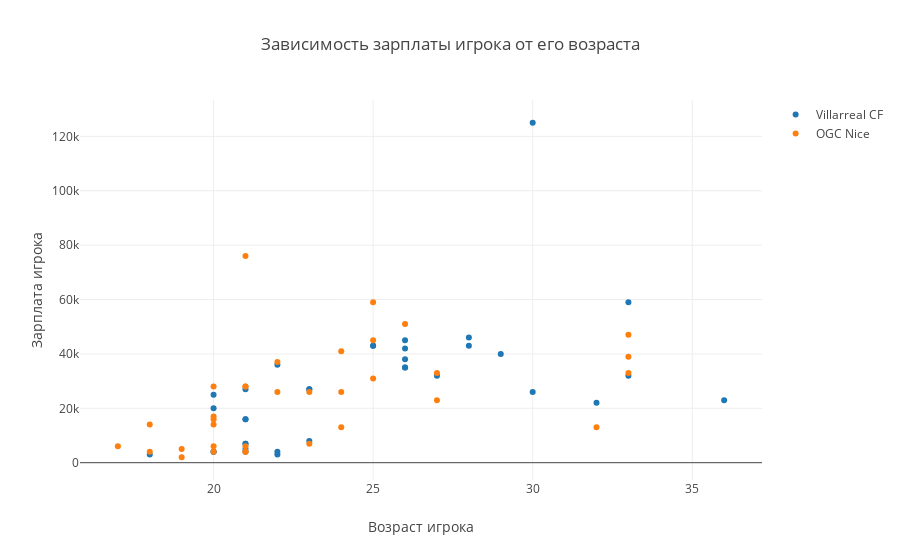

The code cell stored with this chart in its notebook:
### Code cell
"""Зависимость зарплаты игрока от его возраста по 2м самым большим командам
Показывает в какой зависимости от возраста 2 самые большие команды платят своим игрокам
"""
clubs = df.groupby('Club').size().reset_index(name='counts').sort_values('counts', ascending=False).reset_index()
first_club = df[df.Club == clubs.iloc[0].Club]
second_club = df[df.Club == clubs.iloc[1].Club]
trace1 = go.Scatter(
    x=first_club.Age, 
    y=first_club.Wage, 
    name = clubs.iloc[0].Club, 
    mode='markers',
    text=first_club.Name
)
trace2 = go.Scatter(
    x=second_club.Age, 
    y=second_club.Wage, 
    name = clubs.iloc[1].Club, 
    mode='markers',
    text=second_club.Name
)
data = [trace1, trace2]
layout = go.Layout(
    title='Зависимость зарплаты игрока от его возраста',
    xaxis={
        'title': 'Возраст игрока'
    },
    yaxis={
        'title': 'Зарплата игрока'
    }
)
fig = go.Figure(data=data, layout=layout)
py.iplot(fig)

### Figure 1 — Plotly figure (JSON) as saved in the notebook; plotly's stock layout.template omitted (floating-point values rounded to 4 significant figures)
{"data": [{"mode": "markers", "name": "Villarreal CF", "text": ["Bruno", "Sergio Asenjo", "C. Bacca", "Manu Trigueros", "Víctor Ruíz", "C. Bakambu", "Mario Gaspar", "Samu Castillejo", "R. Soriano", "N. Sansone", "Jaume Costa", "Rúben Semedo", "D. Cheryshev", "D. Cheryshev", "Rúben Semedo", "D. Bonera", "A. Rukavina", "Pablo Fornals", "Álvaro", "Andrés Fernández", "M. Barbosa", "E. Ünal", "Marín", "L. Suárez", "Rodrigo", "F. Acosta", "Imanol García", "Dalmau", "Mario González", "Cantero", "Miguelón", "Riera", "Quinti", "Darío Poveda", "Víctor Narro"], "type": "scatter", "uid": "5c3c1efb-0f08-486d-a455-0ebd10427ef7", "x": [33, 28, 30, 25, 28, 26, 26, 22, 26, 25, 29, 23, 26, 26, 23, 36, 33, 21, 27, 30, 32, 20, 20, 21, 21, 21, 21, 23, 21, 22, 21, 22, 20, 20, 18], "y": [59000, 46000, 125000, 43000, 43000, 45000, 38000, 36000, 42000, 43000, 40000, 27000, 35000, 35000, 27000, 23000, 32000, 27000, 32000, 26000, 22000, 25000, 20000, 16000, 16000, 7000, 7000, 8000, 5000, 3000, 4000, 4000, 4000, 4000, 3000]}, {"mode": "markers", "name": "OGC Nice", "text": ["W. Sneijder", "J. Seri", "M. Balotelli", "Dante", "A. Pléa", "Y. Cardinale", "W. Cyprien", "V. Koziello", "V. Koziello", "C. Jallet", "A. Saint-Maximin", "A. Souquet", "N. Mendy", "M. Le Marchand", "P. Lees-Melou", "M. Sarr", "R. Walter", "Marlon Santos", "M. Le Bihan", "W. Benítez", "A. Lusamba", "B. Srarfi", "V. Marcel", "S. Pouplin", "A. Rafetraniaina", "R. Coly", "A. Tamèze", "J. Makengo", "H. Mahou", "G. Lloris", "P. Burner", "I. Ganago", "R. Perraud", "A. Ranieri"], "type": "scatter", "uid": "a13d6178-2a39-4c79-b622-c7b1228bf68c", "x": [33, 25, 26, 33, 24, 23, 22, 21, 21, 33, 20, 25, 25, 27, 24, 18, 22, 21, 27, 24, 20, 20, 20, 32, 20, 21, 23, 19, 17, 21, 21, 18, 19, 20], "y": [47000, 45000, 51000, 39000, 41000, 26000, 37000, 28000, 28000, 33000, 28000, 31000, 59000, 33000, 26000, 14000, 26000, 76000, 23000, 13000, 17000, 16000, 14000, 13000, 6000, 6000, 7000, 5000, 6000, 4000, 4000, 4000, 2000, 4000]}], "layout": {"title": {"text": "Зависимость зарплаты игрока от его возраста"}, "xaxis": {"title": {"text": "Возраст игрока"}}, "yaxis": {"title": {"text": "Зарплата игрока"}}}}
